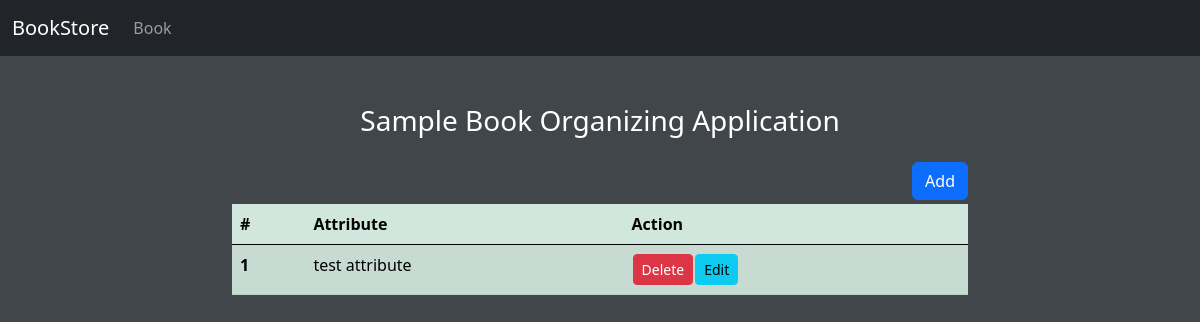
Page /attribute on the earlier database version.
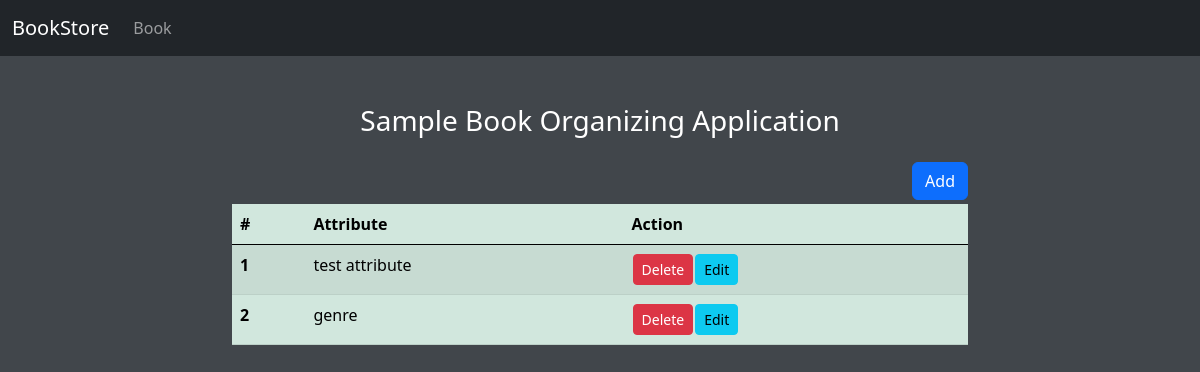
Same page on the later database version.
### core/models.py (models this page shows, shortened)
class Attribute(models.Model):
    attribute = models.CharField(max_length=100, unique=True)

### core/views.py (the view)
# urls.py: path('attribute', AttributeList.as_view(), name='attribute'),
class AttributeList(View):
    def get(self, request):
        attribute_data = Attribute.objects.all()
        return render(request, 'core/attribute.html', {'attributedata' : attribute_data})

### core/templates/core/attribute.html (shortened to what this page needs)
{% extends 'core/base.html' %}
{% block main_content %}
<section class="container">
    <div class="row justify-content-around text-center text-white mt-5">
        <div class="col-sm-8">
            <h3>Sample Book Organizing Application</h3>
        </div>
    </div>
    <div class="row justify-content-around mt-3">
        <div class="col-sm-8">
            <a href="{% url 'add-attribute' %}" class='btn btn-primary float-end'>Add</a>
        </div>
    </div>
    <div class="row justify-content-around text-white mt-1">
        <div class="col-sm-8">
            <table class="table table-success table-striped">
                <thead>
                    <tr>
                      <th scope="col">#</th>
                      <th scope="col">Attribute</th>
                      <th scope="col">Action</th>
                    </tr>
                </thead>
                <tbody>
                {% for i in attributedata %}
                    <tr>
                      <th scope="row">{{forloop.counter}}</th>
                      <td>{{i.attribute}}</td>
                      <td class="aline-inline">
                        <table>
                            <tr>
                                <td>
                                    <form action="{% url 'delete-attribute' %}" method="post">
                                        <input type="submit" value="Delete" class="btn btn-danger btn-sm">
                                    </form>
                                </td>
                                <td>
                                    <a href="{% url 'edit-attribute' i.id %}" class="btn btn-info btn-sm">Edit</a>
                                </td>
                            </tr>
                        </table>
                      </td>
                    </tr>
                {% endfor %}
                </tbody>
            </table>
        </div>
    </div>
</section>
{% endblock main_content %}

Differences in the rows shown:
added Attribute: attribute "genre"
